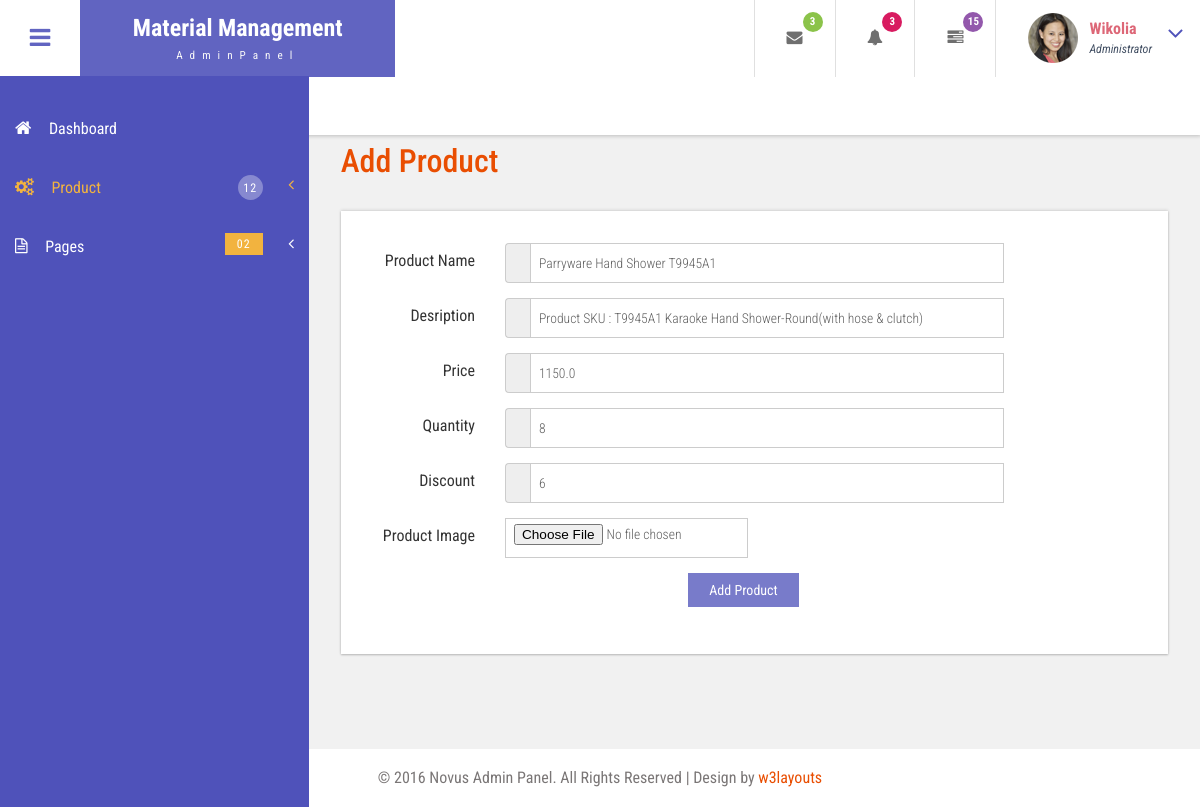
Page /seller/editproduct/26 on the committed database.
### seller/models.py (models this page shows, shortened)
class Product(models.Model):
    seller=models.ForeignKey(Seller,on_delete=models.CASCADE)
    name=models.CharField(max_length=50)
    des=models.TextField()
    price=models.FloatField()
    quantity=models.IntegerField(default=0)
    discount=models.IntegerField()
    pic=models.FileField(upload_to='Product',default='koala.jpg')
    discountedprice=models.FloatField(blank=True,null=True)

### seller/views.py (the view, shortened to what this page needs)
# urls.py: path('editproduct/<int:pid>',views.editproduct,name='editproduct'),
def editproduct(request,pid):
    prodobj = Product.objects.get(id=pid)
    return render(request,'editproduct.html',{'pobj':prodobj})

### seller/templates/editproduct.html (shortened to what this page needs)
{% extends 'sellerheader.html' %}
{% load static %}
{% block content %}
    <div id="page-wrapper">
        <div class="forms">
            <div class="row">
                <h3 class="title1">Add Product</h3>
                <div class="form-three widget-shadow">
                    <div class=" panel-body-inputin">
                        <form class="form-horizontal" method="post" enctype="multipart/form-data">
                            <div class="form-group">
                                <label class="col-md-2 control-label">Product Name</label>
                                <div class="col-md-8">
                                    <div class="input-group">
                                        <span class="input-group-addon">
                                        </span>
                                        <input type="text" class="form-control1" name='name' value="{{pobj.name}}" placeholder="Name">
                                    </div>
                                </div>
                            </div><div class="form-group">
                                <label class="col-md-2 control-label">Desription</label>
                                <div class="col-md-8">
                                    <div class="input-group">
                                        <span class="input-group-addon">
                                        </span>
                                        <input type="text" class="form-control1" value="{{pobj.des}}" name='des' placeholder="Description">
                                    </div>
                                </div>
                            </div>
                            <div class="form-group">
                                <label class="col-md-2 control-label">Price</label>
                                <div class="col-md-8">
                                    <div class="input-group">
                                        <span class="input-group-addon">
                                        </span>
                                        <input type="text" class="form-control1" value="{{pobj.price}}" name='price' placeholder="Price">
                                    </div>
                                </div>
                            </div>
                            <div class="form-group">
                                <label class="col-md-2 control-label">Quantity</label>
                                <div class="col-md-8">
                                    <div class="input-group">
                                        <span class="input-group-addon">
                                        </span>
                                        <input type="text" class="form-control1" value="{{pobj.quantity}}" name='quantity' placeholder="Quantity">
                                    </div>
                                </div>
                            </div>
                            <div class="form-group">
                                <label class="col-md-2 control-label">Discount</label>
                                <div class="col-md-8">
                                    <div class="input-group">
                                        <span class="input-group-addon">
                                        </span>
                                        <input type="text" class="form-control1" value="{{pobj.discount}}" name='discount' placeholder="Discount">
                                    </div>
                                </div>
                            </div>
                            <div class="form-group">
                                <label class="col-md-2 control-label" >Product Image</label>
                                <div class="col-md-8">
                                    <div class="input-group input-icon right">
                                        <input class="form-control1" name="Pic" value="{{pobj.pic}}" type="file">
                                    </div>
                                </div>
                            </div>
                            <div class="form-group">
                            <div class="col-sm-offset-5"> <button type="submit" class="btn btn-default">Add Product</button> </div>
                            </div>
                        </form>
                    </div>
                </div>
            </div>
        </div>
        </div>
    </div>
    <div class="footer">
       <p>&copy; 2016 Novus Admin Panel. All Rights Reserved | Design by <a href="https://w3layouts.com/" target="_blank">w3layouts</a></p>
    </div>
{% endblock %}

### seller/static/sellerstatic/css/style.css (style rules this page uses)
h4, h5, h6, h1, h2, h3 { margin: 0; }
p { margin: 0; }
html, body { font-family: 'Roboto Condensed', sans-serif; font-size: 100%; overflow-x: hidden; background: #fff; }
body a { transition: 0.5s all ease; -webkit-transition: 0.5s all ease; -moz-transition: 0.5s all ease; -o-transition: 0.5s all ease; -ms-transition: 0.5s all ease; text-decoration:none; }
h1,h2,h3,h4,h5,h6 { margin:0; }
p { margin:0; }
ul,label { margin:0; padding:0; }
.cbp-spmenu-push { overflow-x: hidden; position: relative; }
.cbp-spmenu, .cbp-spmenu-push { -webkit-transition: all 0.3s ease; -moz-transition: all 0.3s ease; transition: all 0.3s ease; }
.cbp-spmenu-push div#page-wrapper { margin: 0 0 0 19.3em; transition:.5s all; -webkit-transition:.5s all; -moz-transition:.5s all; }
.footer { background: #fff; padding: 1em; width: 100%; text-align:center; box-shadow: 0px -1px 4px rgba(0, 0, 0, 0.21); -webkit-box-shadow: 0px -1px 4px rgba(0, 0, 0, 0.21); -moz-box-shadow: 0px -1px 4px rgba(0, 0, 0, 0.21); -ms-box-shadow: 0px -1px 4px rgba(0, 0, 0, 0.21); -o-box-shadow: 0px -1px 4px rgba(0, 0, 0, 0.21); }
.footer p { color: #7A7676; font-size: 1em; line-height: 1.6em; }
.footer p a { color:#E94E02; }
.charts,.row { margin: 2em 0 0; }
.widget-shadow { background-color: #fff; box-shadow: 0 -1px 3px rgba(0,0,0,.12),0 1px 2px rgba(0,0,0,.24); -webkit-box-shadow: 0 -1px 3px rgba(0,0,0,.12),0 1px 2px rgba(0,0,0,.24); -moz-box-shadow: 0 -1px 3px rgba(0,0,0,.12),0 1px 2px rgba(0,0,0,.24); }
h3.title1 { font-size: 2em; color: #e94e02; margin-bottom: 0.8em; }
.forms h3.title1 { margin-bottom:0; }
.forms label { font-weight: 400; }
.forms button.btn.btn-default { background-color: rgba(97, 100, 193, 0.85); color: #fff; padding: .5em 1.5em; border: none; outline:none; border-radius: inherit; }
.form-three { margin-top:2em; padding: 2em; }
.form-control1, .form-control_2.input-sm { border: 1px solid #ccc; padding: 5px 8px; color: #616161; background: #fff; box-shadow: none !important; width: 100%; font-size: 0.85em; font-weight: 300; height: 40px; border-radius: 0; -webkit-appearance: none; resize: none; }

### seller/static/sellerstatic/css/custom.css (style rules this page uses)
#page-wrapper { padding:7em 2em 2.5em; background-color: #F1F1F1; }

### rows in the picture
Product: name "Parryware Hand Shower T9945A1", des "Product SKU : T9945A1 Karaoke Hand Shower-Round(with hose & clutch)", price "1150.0", quantity "8", discount "6"
